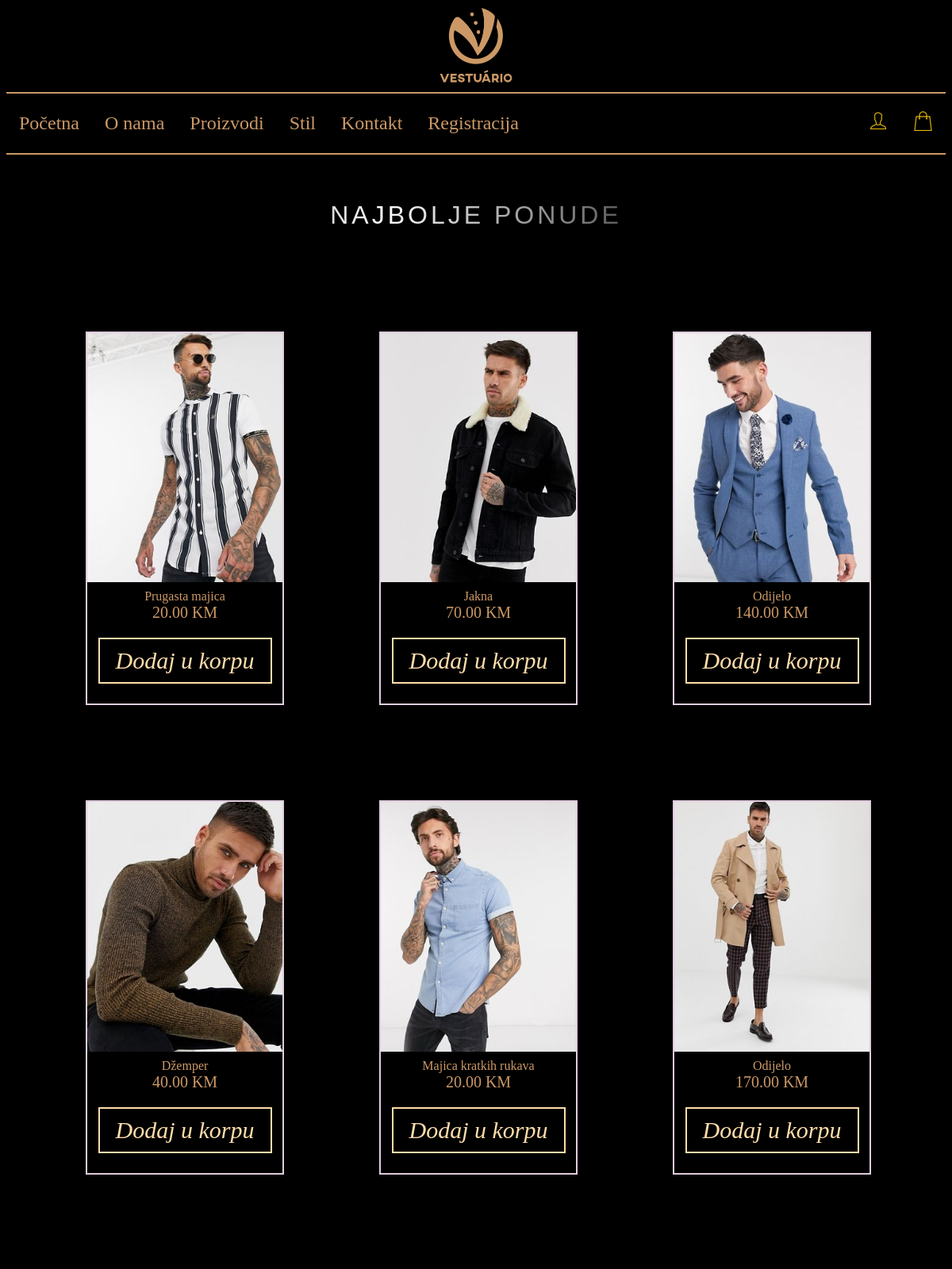
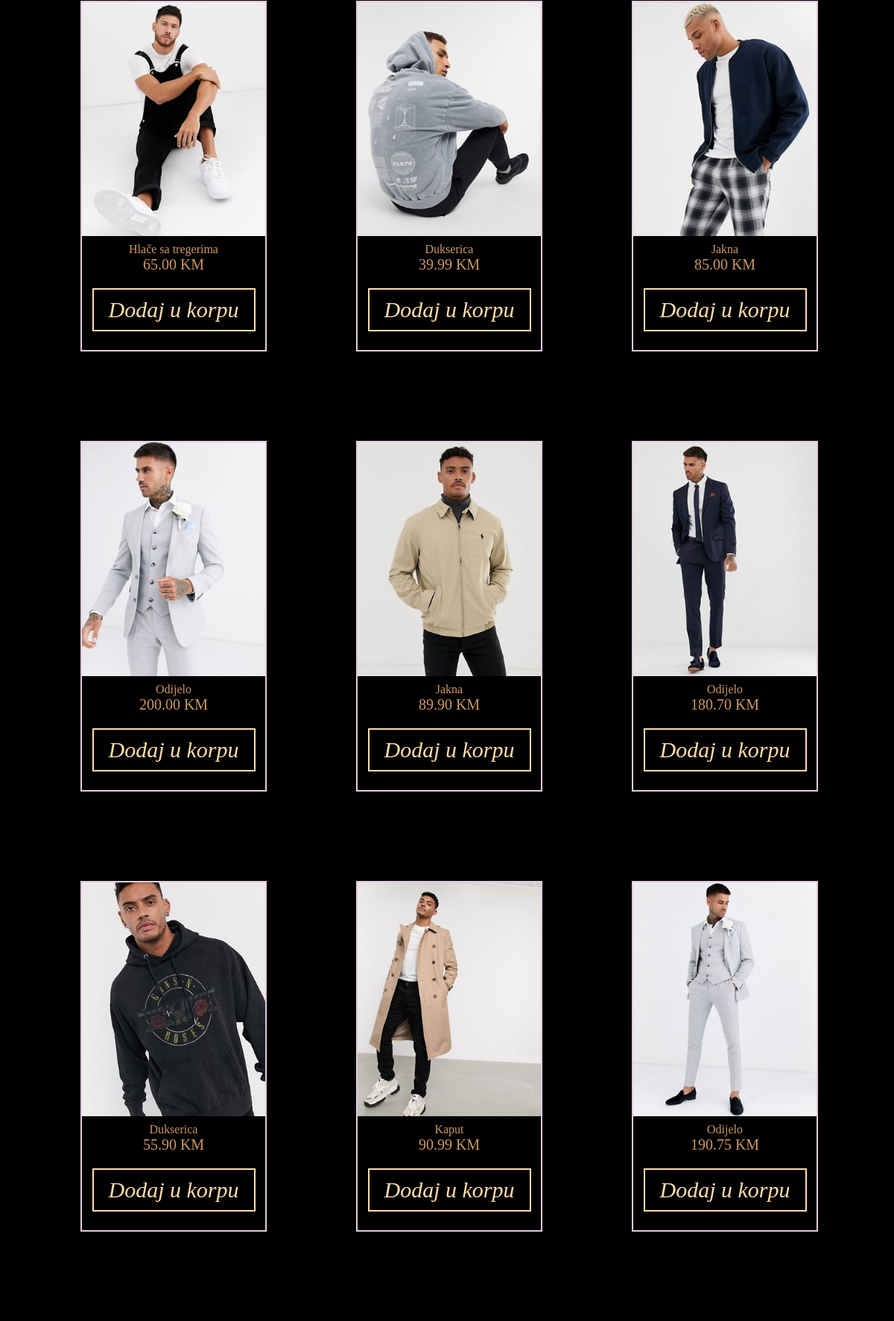
The page /vestuario/proizvod/ (upper part) on the database its author committed (2 pictures, top to bottom).
### vestuario/models.py (models this page shows, shortened)
class Product(models.Model):
    name = models.CharField(max_length=200, default="")
    price = models.FloatField()
    digital = models.BooleanField(default=False, null=True, blank=False)
    image = models.ImageField(null=True, blank=True)
    @property
    def imageURL(self):
        try:
            url = self.image.url
        except:
            url = ''
        return url

### vestuario/views.py (the view)
# urls.py: path('proizvod/', views.proizvod, name='proizvodi'),
def proizvod(request):
    if request.user.is_authenticated:
        customer = request.user.profile
        order, created = Order.objects.get_or_create(customer=customer, complete=False)
        items = order.orderitem_set.all()
    else:
        items = []
        order = {'get_cart_total': 0, 'get_cart_items': 0, 'shipping':False}
    products = Product.objects.all()
    context = {'products': products}
    return render(request, 'vestuario/proizvodi.html', context)

### vestuario/templates/vestuario/proizvodi.html (shortened to what this page needs)
{%  extends 'vestuario/base.html' %}
{% block body %}
    <br>
<p class="pe" align="center"> Najbolje ponude </p> <br>
<br>
    <table align="center">
    <div class="row1" align="center">
{%  for product in products %}
<div class="gallery"><a target="_blank" href="{{product.imageURL}}"><img src="{{product.imageURL}}" alt="" width="600" height="400"></a>
  <div class="desc">{{product.name}}<br><text style="font-size: 20px;">{{ product.price|floatformat:2 }} KM</text><br>
      <button data-product={{ product.id }} data-action="add" class="fancy-btn update-cart" style="background-color: black">Dodaj u korpu</button></div></div>
{% endfor %}
</div>
    </table>
<br>
{%  endblock %}

### vestuario/static/vestuario/carousel.css (style rules this page uses)
* { box-sizing:border-box }

### vestuario/static/vestuario/imagehover.css (style rules this page uses)
.fancy-btn { display:inline-block; position:relative; padding:10px 20px; border:2px solid #fda; color:#fda; font-family:'Dancing Script',serif; font-style:italic; font-size:30px; text-decoration:none; margin:20px auto; transition: color 0.4s }
.fancy-btn:after { content:" "; border:2px solid rgba(0,0,0,0); display:inline-block; width:100%; height:100%; position:absolute; top:0; left:0; right:0; bottom:0; margin:auto; transition:all 0.4s; }

### vestuario/static/vestuario/proiz.css (style rules this page uses)
.pe { position: relative; font-family: sans-serif; text-transform: uppercase; font-size: 2em; letter-spacing: 4px; overflow: hidden; background: linear-gradient(90deg, #000, #fff, #000); background-repeat: no-repeat; background-size: 80%; animation: animate 3s linear infinite; -webkit-background-clip: text; -webkit-text-fill-color: rgba(255, 255, 255, 0); }
.gallery { margin: 60px; border: 2px solid #E0CCDE; float: left; width: 250px; transition: 1s ; }
div.gallery img { width:100%; height: auto; }
div.desc { padding: 5px; text-align: center; color: #cc9966; }

### vestuario/templates/vestuario/proizvodi.html (style rules this page uses)
.row1 { display:-ms-flexbox;display:flex;-ms-flex-wrap:wrap;flex-wrap:wrap;margin-right:-5px;margin-left:40px }

### rows shown on the page
Product: imageURL (picture), name "Prugasta majica", price "20.00"
Product: imageURL (picture), name "Jakna", price "70.00"
Product: imageURL (picture), name "Odijelo", price "140.00"
Product: imageURL (picture), name "Džemper", price "40.00"
Product: imageURL (picture), name "Majica kratkih rukava", price "20.00"
Product: imageURL (picture), name "Odijelo", price "170.00"
Product: imageURL (picture), name "Hlače sa tregerima", price "65.00"
Product: imageURL (picture), name "Dukserica", price "39.99"
Product: imageURL (picture), name "Jakna", price "85.00"
Product: imageURL (picture), name "Odijelo", price "200.00"
Product: imageURL (picture), name "Jakna", price "89.90"
Product: imageURL (picture), name "Odijelo", price "180.70"
Product: imageURL (picture), name "Dukserica", price "55.90"
Product: imageURL (picture), name "Kaput", price "90.99"
Product: imageURL (picture), name "Odijelo", price "190.75"
